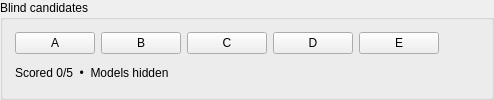
         <widget class="QGroupBox" name="blindSourceGroup">
          <property name="title">
           <string>Blind candidates</string>
          </property>
          <layout class="QVBoxLayout" name="blindSourceLayout">
           <item>
            <layout class="QHBoxLayout" name="candidateRowLayout">
             <item>
              <widget class="QPushButton" name="candidateAButton">
               <property name="text">
                <string>A</string>
               </property>
               <property name="checkable">
                <bool>true</bool>
               </property>
              </widget>
             </item>
             <item>
              <widget class="QPushButton" name="candidateBButton">
               <property name="text">
                <string>B</string>
               </property>
               <property name="checkable">
                <bool>true</bool>
               </property>
              </widget>
             </item>
             <item>
              <widget class="QPushButton" name="candidateCButton">
               <property name="text">
                <string>C</string>
               </property>
               <property name="checkable">
                <bool>true</bool>
               </property>
              </widget>
             </item>
             <item>
              <widget class="QPushButton" name="candidateDButton">
               <property name="text">
                <string>D</string>
               </property>
               <property name="checkable">
                <bool>true</bool>
               </property>
              </widget>
             </item>
             <item>
              <widget class="QPushButton" name="candidateEButton">
               <property name="text">
                <string>E</string>
               </property>
               <property name="checkable">
                <bool>true</bool>
               </property>
              </widget>
             </item>
             <item>
              <spacer name="blindCandidateSpacer">
               <property name="orientation">
                <enum>Qt::Orientation::Horizontal</enum>
               </property>
               <property name="sizeHint" stdset="0">
                <size>
                 <width>40</width>
                 <height>20</height>
                </size>
               </property>
              </spacer>
             </item>
            </layout>
           </item>
           <item>
            <widget class="QLabel" name="blindStatusLabel">
             <property name="text">
              <string>Scored 0/5  •  Models hidden</string>
             </property>
             <property name="wordWrap">
              <bool>true</bool>
             </property>
            </widget>
           </item>
           <property name="leftMargin">
            <number>12</number>
           </property>
           <property name="rightMargin">
            <number>12</number>
           </property>
           <property name="topMargin">
            <number>12</number>
           </property>
           <property name="bottomMargin">
            <number>12</number>
           </property>
          </layout>
         </widget>
